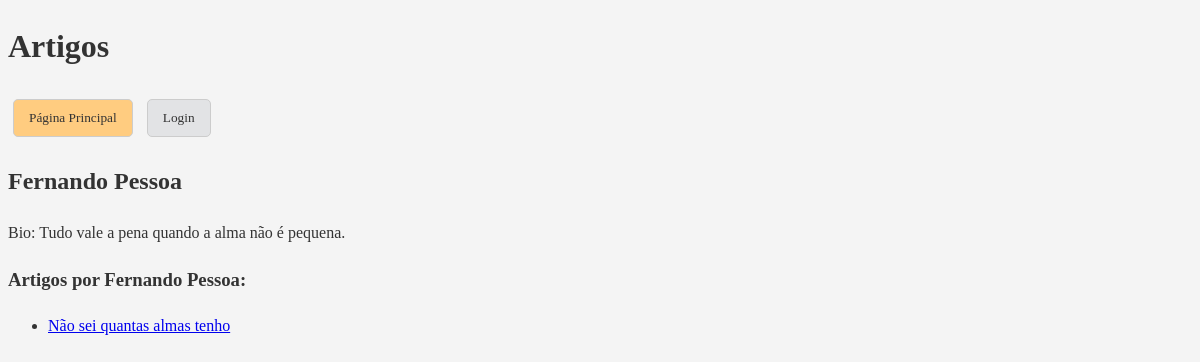
The page /blogs/autor/Fernando Pessoa/ on the database its author committed.
### blogs/models.py (models this page shows, shortened)
class Autor(models.Model):
    nome = models.CharField(max_length=100)
    bio = models.TextField()

class Artigo(models.Model):
    autor = models.ForeignKey(Autor, on_delete=models.CASCADE)
    titulo = models.CharField(max_length=200)
    conteudo = models.TextField()

### blogs/views.py (the view)
# urls.py: path('autor/<str:autor_nome>/', views.autor_view, name='autor'),
def autor_view(request, autor_nome):
    context = {
        'autor': Autor.objects.get(nome=autor_nome),
    }
    return render(request, "artigos/autor.html", context)

### blogs/templates/artigos/autor.html (shortened to what this page needs)
{% extends 'artigos/layout.html' %}
{% block content %}
    <article>
        <h2>{{ autor.nome }}</h2>
        <p>Bio: {{ autor.bio }}</p>
        <h3>Artigos por {{ autor.nome }}:</h3>
        <ul>
            {% for artigo in autor.artigo_set.all %}
                <li>
                    <a href="{% url 'blogs:artigo' artigo.titulo %}">{{ artigo.titulo }}</a>
                </li>
            {% empty %}
                <li>No articles found.</li>
            {% endfor %}
        </ul>
    </article>
{% endblock %}

### static/blogs/estilo.css (style rules this page uses)
body { background: #f4f4f4; color: #333; font-family: Georgia, serif; line-height: 1.6; }

### rows shown on the page
Autor: nome "Fernando Pessoa", bio "Tudo vale a pena quando a alma não é pequena."
Artigo: titulo "Não sei quantas almas tenho"
